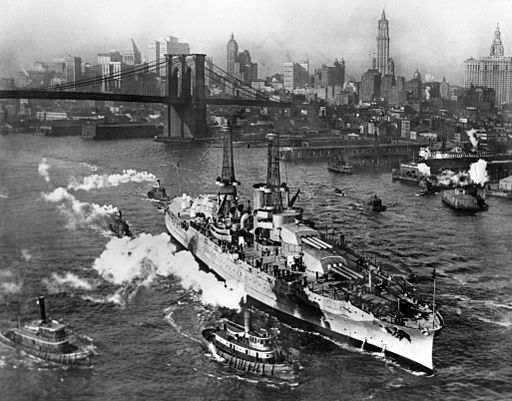
#> input picture images/uss_arizona.jpg, 512 x 401 px
$ python hist_equal.py
#> lines starting #> are read from the running program, lines starting #| are printed output that depends on the picture
import cv2
import numpy as np
from matplotlib import pyplot as plt

img = cv2.imread('images/uss_arizona.jpg',0)
#> img is the input picture: shape (401, 512); min 0, max 255, mean 116
equ = cv2.equalizeHist(img)
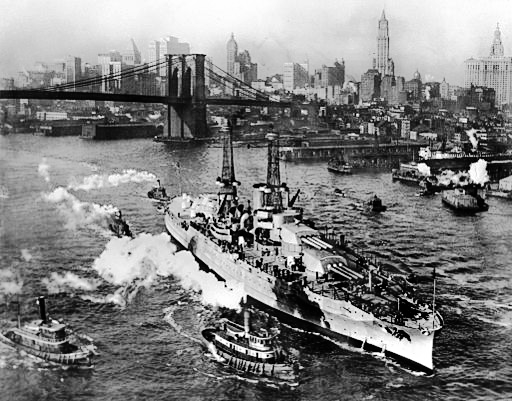
#> equ: shape (401, 512); min 0, max 255, mean 127.6
#res = np.hstack((img,equ)) #stacking images side-by-side

plt.subplot(2,2,1),plt.imshow(img,cmap = 'gray')
plt.title('Original'), plt.xticks([]), plt.yticks([])
plt.subplot(2,2,2),plt.imshow(equ,cmap = 'gray')
plt.title('Histogram Equalization'), plt.xticks([]), plt.yticks([])

plt.show()
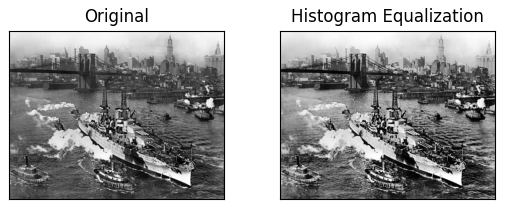
#> figure drawn by matplotlib, 2 panels

$ run again, with images/clahe.jpg copied over images/uss_arizona.jpg
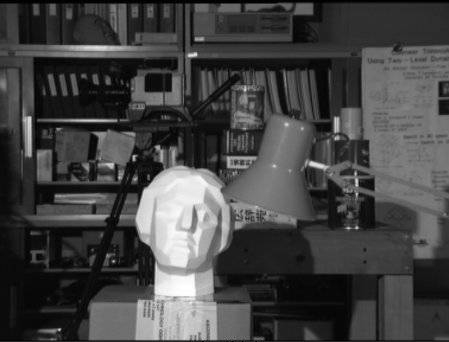
#> input picture images/clahe.jpg, 449 x 342 px
#> img is the input picture: shape (342, 449); min 0, max 255, mean 67.9
#> `equ = cv2.equalizeHist(img)`:
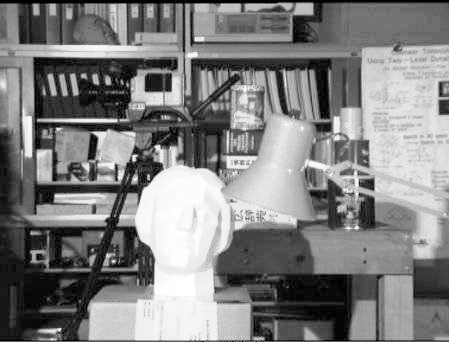
#> equ: shape (342, 449); min 0, max 255, mean 128.2
#> `plt.show()`:
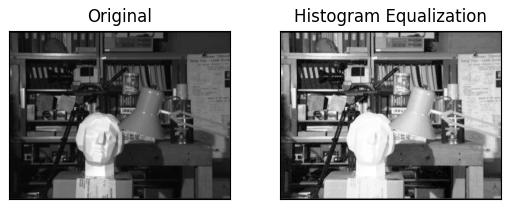
#> figure drawn by matplotlib, 2 panels
